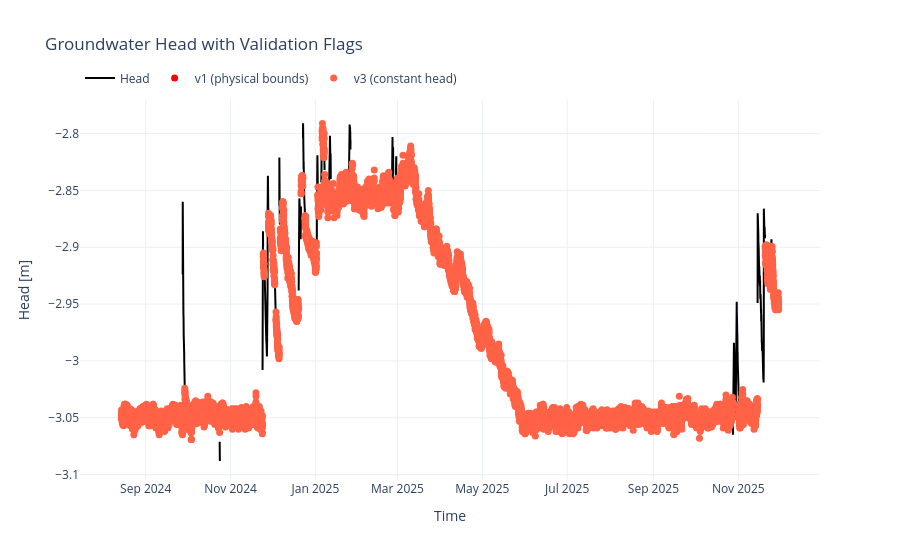

Notebook code cell kept with this figure:
### Markdown cell above
### Creating a plot

### Code cell
import plotly.graph_objects as go

# Ensure Time is datetime (safe even if it already is)
df_final["Time"] = pd.to_datetime(df_final["Time"])

fig = go.Figure()

# Main head time series (black line)
fig.add_trace(
    go.Scatter(
        x=df_final["Time"],
        y=df_final["head"],
        mode="lines",
        name="Head",
        line=dict(color="black", width=2),
        connectgaps=False,
    )
)

# Helper to only plot non-NaN points for v-columns
def add_flag_trace(df, col, name, color):
    mask = df[col].notna()
    if mask.any():
        fig.add_trace(
            go.Scatter(
                x=df.loc[mask, "Time"],
                y=df.loc[mask, col],
                mode="markers",
                name=name,
                marker=dict(color=color, size=7),
            )
        )

# v1, v2, v3 as different reds
add_flag_trace(df_final, "v1", "v1 (physical bounds)", "red")
add_flag_trace(df_final, "v2", "v2 (step change)", "darkred")
add_flag_trace(df_final, "v3", "v3 (constant head)", "tomato")

# NEW: v4 outliers (use green)
add_flag_trace(df_final, "v4", "v4 (statistical outliers)", "green")

fig.update_layout(
    title="Groundwater Head with Validation Flags",
    xaxis_title="Time",
    yaxis_title="Head [m]",
    template="plotly_white",
    legend=dict(orientation="h", yanchor="bottom", y=1.02, xanchor="left", x=0),
)

fig.show()

### Figure 1 — Plotly figure (JSON) as saved in the notebook; plotly's stock layout.template omitted (floating-point values rounded to 4 significant figures; data arrays with more than 128 entries replaced by an {"elided": "..."} marker saying what was removed)
{"data": [{"connectgaps": false, "line": {"color": "black", "width": 2}, "mode": "lines", "name": "Head", "type": "scatter", "x": {"elided": "11353 str values"}, "y": {"elided": "11353 float values"}}, {"marker": {"color": "red", "size": 7}, "mode": "markers", "name": "v1 (physical bounds)", "type": "scatter", "x": {"elided": "11353 str values"}, "y": {"elided": "11353 bool values"}}, {"marker": {"color": "tomato", "size": 7}, "mode": "markers", "name": "v3 (constant head)", "type": "scatter", "x": {"elided": "10642 str values"}, "y": {"elided": "10642 float values"}}], "layout": {"legend": {"orientation": "h", "x": 0, "xanchor": "left", "y": 1.02, "yanchor": "bottom"}, "title": {"text": "Groundwater Head with Validation Flags"}, "xaxis": {"title": {"text": "Time"}}, "yaxis": {"title": {"text": "Head [m]"}}}}
